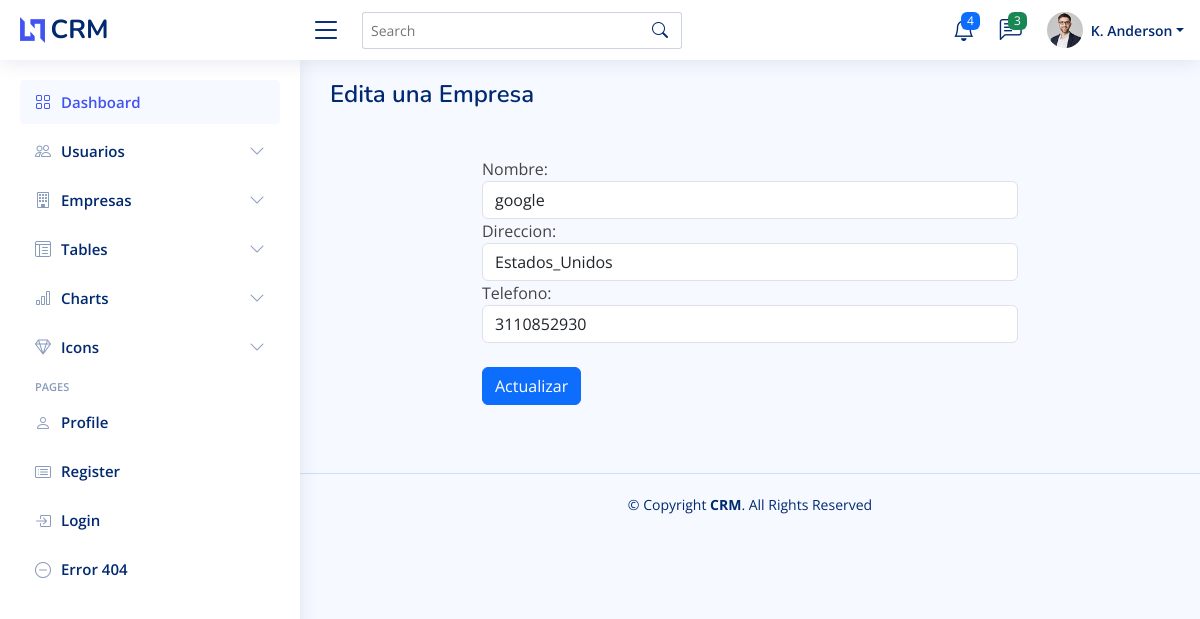
The app's page /Admin/Actualizar/Empresa.php?nitc=12345 with its own data.
### tables this page shows
CREATE TABLE `empresa` (
  `nitc` int(10) NOT NULL,
  `nombre` varchar(30) NOT NULL,
  `direccion` varchar(30) NOT NULL,
  `telefono` varchar(12) NOT NULL
);

### Admin/Actualizar/Empresa.php (the view, shortened to what this page needs)
<?php
$database = new Database();
$pdo = $database->conectar();
if (isset($_GET['nitc'])) {
    $nitcToUpdate = $_GET['nitc'];
    $selectQuery = $pdo->prepare("SELECT * FROM empresa WHERE nitc = ?");
    $selectQuery->execute([$nitcToUpdate]);
    $empresa = $selectQuery->fetch(PDO::FETCH_ASSOC);
} else {
    header("Location: ../Visualizar/Empresa.php");
    exit();
}
?>
<!DOCTYPE html>
<html lang="en">
<head>
    <link href="../assets/vendor/bootstrap/css/bootstrap.min.css" rel="stylesheet">
    <link href="../assets/vendor/bootstrap-icons/bootstrap-icons.css" rel="stylesheet">
    <link href="../assets/vendor/boxicons/css/boxicons.min.css" rel="stylesheet">
    <link href="../assets/vendor/quill/quill.snow.css" rel="stylesheet">
    <link href="../assets/vendor/quill/quill.bubble.css" rel="stylesheet">
    <link href="../assets/vendor/remixicon/remixicon.css" rel="stylesheet">
    <link href="../assets/vendor/simple-datatables/style.css" rel="stylesheet">
    <link href="../assets/css/style.css" rel="stylesheet">
</head>
<body>
    <header id="header" class="header fixed-top d-flex align-items-center">
        <div class="d-flex align-items-center justify-content-between">
            <a href="../index.php" class="logo d-flex align-items-center">
                <img src="assets/img/logo.png" alt>
                <span class="d-none d-lg-block">CRM</span>
            </a>
            <i class="bi bi-list toggle-sidebar-btn"></i>
        </div>
        <div class="search-bar">
            <form class="search-form d-flex align-items-center" method="POST" action="#">
                <input type="text" name="query" placeholder="Search" title="Enter search keyword">
                <button type="submit" title="Search"><i class="bi bi-search"></i></button>
            </form>
        </div>
        <nav class="header-nav ms-auto">
            <ul class="d-flex align-items-center">
                <li class="nav-item dropdown">
                    <a class="nav-link nav-icon" href="#" data-bs-toggle="dropdown">
                        <i class="bi bi-bell"></i>
                        <span class="badge bg-primary badge-number">4</span>
                    </a>
                </li>
                <li class="nav-item dropdown">
                    <a class="nav-link nav-icon" href="#" data-bs-toggle="dropdown">
                        <i class="bi bi-chat-left-text"></i>
                        <span class="badge bg-success badge-number">3</span>
                    </a>
                </li>
                <li class="nav-item dropdown pe-3">
                    <a class="nav-link nav-profile d-flex align-items-center pe-0" href="#" data-bs-toggle="dropdown">
                        <img src="assets/img/profile-img.jpg" alt="Profile" class="rounded-circle">
                        <span class="d-none d-md-block dropdown-toggle ps-2">K.
                            Anderson</span>
                    </a>
                </li>
            </ul>
        </nav>
    </header>
    <aside id="sidebar" class="sidebar">
        <ul class="sidebar-nav" id="sidebar-nav">
            <li class="nav-item">
                <a class="nav-link " href="../index.php">
                    <i class="bi bi-grid"></i>
                    <span>Dashboard</span>
                </a>
            </li>
            <li class="nav-item">
                <a class="nav-link collapsed" data-bs-target="#components-nav" data-bs-toggle="collapse" href="#">
                    <i class="bi bi-people"></i><span>Usuarios</span><i class="bi bi-chevron-down ms-auto"></i>
                </a>
            </li>
            <li class="nav-item">
                <a class="nav-link collapsed" data-bs-target="#forms-nav" data-bs-toggle="collapse" href="#">
                    <i class="bi bi-building"></i><span>Empresas</span><i class="bi bi-chevron-down ms-auto"></i>
                </a>
            </li>
            <li class="nav-item">
                <a class="nav-link collapsed" data-bs-target="#tables-nav" data-bs-toggle="collapse" href="#">
                    <i class="bi bi-layout-text-window-reverse"></i><span>Tables</span><i class="bi bi-chevron-down ms-auto"></i>
                </a>
            </li>
            <li class="nav-item">
                <a class="nav-link collapsed" data-bs-target="#charts-nav" data-bs-toggle="collapse" href="#">
                    <i class="bi bi-bar-chart"></i><span>Charts</span><i class="bi bi-chevron-down ms-auto"></i>
                </a>
            </li>
            <li class="nav-item">
                <a class="nav-link collapsed" data-bs-target="#icons-nav" data-bs-toggle="collapse" href="#">
                    <i class="bi bi-gem"></i><span>Icons</span><i class="bi bi-chevron-down ms-auto"></i>
                </a>
            </li>
            <li class="nav-heading">Pages</li>
            <li class="nav-item">
                <a class="nav-link collapsed" href="users-profile.html">
                    <i class="bi bi-person"></i>
                    <span>Profile</span>
                </a>
            </li>
            <li class="nav-item">
                <a class="nav-link collapsed" href="pages-register.html">
                    <i class="bi bi-card-list"></i>
                    <span>Register</span>
                </a>
            </li>
            <li class="nav-item">
                <a class="nav-link collapsed" href="pages-login.html">
                    <i class="bi bi-box-arrow-in-right"></i>
                    <span>Login</span>
                </a>
            </li>
            <li class="nav-item">
                <a class="nav-link collapsed" href="pages-error-404.html">
                    <i class="bi bi-dash-circle"></i>
                    <span>Error 404</span>
                </a>
            </li>
        </ul>
    </aside>
    <main id="main" class="main">
<div class="pagetitle">
  <h1>Edita una Empresa</h1>
</div>
<section class="section">
<!DOCTYPE html>
<html lang="en">
<head>
  <link href="assets/vendor/aos/aos.css" rel="stylesheet">
  <link href="assets/vendor/bootstrap/css/bootstrap.min.css" rel="stylesheet">
  <link href="assets/vendor/bootstrap-icons/bootstrap-icons.css" rel="stylesheet">
  <link href="assets/vendor/boxicons/css/boxicons.min.css" rel="stylesheet">
  <link href="assets/vendor/glightbox/css/glightbox.min.css" rel="stylesheet">
  <link href="assets/vendor/swiper/swiper-bundle.min.css" rel="stylesheet">
  <link href="assets/css/style.css" rel="stylesheet">
</head>
<body>
  <section class="section">
    <div class="container my-5">
        <div class="row">
            <div class="col-sm-12 col-md-8 offset-md-2">
                <form method="POST">
                    <div class="form-group">
                        <label for="nombre">Nombre:</label>
                        <input type="text" class="form-control" name="nombre" value="<?php echo $empresa['nombre']; ?>" required>
                    </div>
                    <div class="form-group">
                        <label for="direccion">Direccion:</label>
                        <input type="text" class="form-control" name="direccion" value="<?php echo $empresa['direccion']; ?>" required>
                    </div>
                    <div class="form-group">
                        <label for="telefono">Telefono:</label>
                        <input type="text" class="form-control" name="telefono" value="<?php echo $empresa['telefono']; ?>" required>
                    </div>
                    <br>
                    <button type="submit" class="btn btn-primary">Actualizar</button>
                </form>
            </div>
        </div>
    </div>
</section>
</body>
</html>
</section>
</main>
    <footer id="footer" class="footer">
        <div class="copyright">
            &copy; Copyright <strong><span>CRM</span></strong>. All Rights
            Reserved
        </div>
    </footer>
</body>
</html>

### Admin/assets/css/style.css (style rules this page uses)
:root { scroll-behavior: smooth; }
body { font-family: "Open Sans", sans-serif; background: #f6f9ff; color: #444444; }
a { color: #4154f1; text-decoration: none; }
h1, h2, h3, h4, h5, h6 { font-family: "Nunito", sans-serif; }
#main { margin-top: 60px; padding: 20px 30px; transition: all 0.3s; }
.pagetitle { margin-bottom: 10px; }
.pagetitle h1 { font-size: 24px; margin-bottom: 0; font-weight: 600; color: #012970; }
.logo { line-height: 1; }
@media (min-width: 1200px) { .logo { width: 280px; } }
.logo img { max-height: 26px; margin-right: 6px; }
.logo span { font-size: 26px; font-weight: 700; color: #012970; font-family: "Nunito", sans-serif; }
.header { transition: all 0.5s; z-index: 997; height: 60px; box-shadow: 0px 2px 20px rgba(1, 41, 112, 0.1); background-color: #fff; padding-left: 20px; }
.header .toggle-sidebar-btn { font-size: 32px; padding-left: 10px; cursor: pointer; color: #012970; }
.header .search-bar { min-width: 360px; padding: 0 20px; }
.header .search-form { width: 100%; }
.header .search-form input { border: 0; font-size: 14px; color: #012970; border: 1px solid rgba(1, 41, 112, 0.2); padding: 7px 38px 7px 8px; border-radius: 3px; transition: 0.3s; width: 100%; }
.header .search-form button { border: 0; padding: 0; margin-left: -30px; background: none; }
.header .search-form button i { color: #012970; }
.header-nav ul { list-style: none; }
.header-nav>ul { margin: 0; padding: 0; }
.header-nav .nav-icon { font-size: 22px; color: #012970; margin-right: 25px; position: relative; }
.header-nav .nav-profile { color: #012970; }
.header-nav .nav-profile img { max-height: 36px; }
.header-nav .nav-profile span { font-size: 14px; font-weight: 600; }
.header-nav .badge-number { position: absolute; inset: -2px -5px auto auto; font-weight: normal; font-size: 12px; padding: 3px 6px; }
.sidebar { position: fixed; top: 60px; left: 0; bottom: 0; width: 300px; z-index: 996; transition: all 0.3s; padding: 20px; overflow-y: auto; scrollbar-width: thin; scrollbar-color: #aab7cf transparent; box-shadow: 0px 0px 20px rgba(1, 41, 112, 0.1); background-color: #fff; }
@media (min-width: 1200px) { #main, #footer { margin-left: 300px; } }
.sidebar-nav { padding: 0; margin: 0; list-style: none; }
.sidebar-nav li { padding: 0; margin: 0; list-style: none; }
.sidebar-nav .nav-item { margin-bottom: 5px; }
.sidebar-nav .nav-heading { font-size: 11px; text-transform: uppercase; color: #899bbd; font-weight: 600; margin: 10px 0 5px 15px; }
.sidebar-nav .nav-link { display: flex; align-items: center; font-size: 15px; font-weight: 600; color: #4154f1; transition: 0.3; background: #f6f9ff; padding: 10px 15px; border-radius: 4px; }
.sidebar-nav .nav-link i { font-size: 16px; margin-right: 10px; color: #4154f1; }
.sidebar-nav .nav-link.collapsed { color: #012970; background: #fff; }
.sidebar-nav .nav-link.collapsed i { color: #899bbd; }
.sidebar-nav .nav-link .bi-chevron-down { margin-right: 0; transition: transform 0.2s ease-in-out; }
.footer { padding: 20px 0; font-size: 14px; transition: all 0.3s; border-top: 1px solid #cddfff; }
.footer .copyright { text-align: center; color: #012970; }

### records on screen
empresa: nombre "google", direccion "Estados_Unidos", telefono "3110852930"
